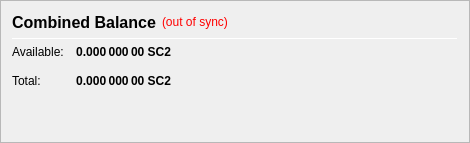
                   <widget class="QFrame" name="frame_CombinedBalances">
                    <property name="minimumSize">
                     <size>
                      <width>470</width>
                      <height>0</height>
                     </size>
                    </property>
                    <property name="frameShape">
                     <enum>QFrame::StyledPanel</enum>
                    </property>
                    <property name="frameShadow">
                     <enum>QFrame::Raised</enum>
                    </property>
                    <layout class="QVBoxLayout" name="verticalLayout_5">
                     <item>
                      <layout class="QHBoxLayout" name="horizontalLayout_5" stretch="0,0,0">
                       <item>
                        <widget class="QLabel" name="label_5z">
                         <property name="minimumSize">
                          <size>
                           <width>0</width>
                           <height>20</height>
                          </size>
                         </property>
                         <property name="font">
                          <font>
                           <pointsize>12</pointsize>
                           <weight>75</weight>
                           <bold>true</bold>
                          </font>
                         </property>
                         <property name="toolTip">
                          <string>Combined Balance (including unconfirmed and immature coins)</string>
                         </property>
                         <property name="text">
                          <string>Combined Balance</string>
                         </property>
                        </widget>
                       </item>
                       <item>
                        <widget class="QLabel" name="labelWalletStatus">
                         <property name="cursor">
                          <cursorShape>WhatsThisCursor</cursorShape>
                         </property>
                         <property name="toolTip">
                          <string>The displayed information may be out of date. Your wallet automatically synchronizes with the SecureCloud2 network after a connection is established, but this process has not completed yet.</string>
                         </property>
                         <property name="styleSheet">
                          <string notr="true">QLabel { color: red; }</string>
                         </property>
                         <property name="text">
                          <string notr="true">(out of sync)</string>
                         </property>
                         <property name="alignment">
                          <set>Qt::AlignLeading|Qt::AlignLeft|Qt::AlignVCenter</set>
                         </property>
                        </widget>
                       </item>
                       <item>
                        <spacer name="horizontalSpacer_1">
                         <property name="orientation">
                          <enum>Qt::Horizontal</enum>
                         </property>
                         <property name="sizeHint" stdset="0">
                          <size>
                           <width>40</width>
                           <height>20</height>
                          </size>
                         </property>
                        </spacer>
                       </item>
                      </layout>
                     </item>
                     <item>
                      <widget class="Line" name="line_CombinedBalance">
                       <property name="minimumSize">
                        <size>
                         <width>0</width>
                         <height>1</height>
                        </size>
                       </property>
                       <property name="maximumSize">
                        <size>
                         <width>16777215</width>
                         <height>1</height>
                        </size>
                       </property>
                       <property name="orientation">
                        <enum>Qt::Horizontal</enum>
                       </property>
                      </widget>
                     </item>
                     <item>
                      <layout class="QGridLayout" name="gridLayout_3">
                       <property name="spacing">
                        <number>12</number>
                       </property>
                       <item row="1" column="0">
                        <widget class="QLabel" name="labelBalanceTextz">
                         <property name="text">
                          <string>Available:</string>
                         </property>
                        </widget>
                       </item>
                       <item row="1" column="1">
                        <widget class="QLabel" name="labelBalancez">
                         <property name="font">
                          <font>
                           <weight>75</weight>
                           <bold>true</bold>
                          </font>
                         </property>
                         <property name="cursor">
                          <cursorShape>IBeamCursor</cursorShape>
                         </property>
                         <property name="toolTip">
                          <string>Your current spendable balance</string>
                         </property>
                         <property name="text">
                          <string notr="true">0.000 000 00 SC2</string>
                         </property>
                         <property name="alignment">
                          <set>Qt::AlignRight|Qt::AlignTrailing|Qt::AlignVCenter</set>
                         </property>
                         <property name="textInteractionFlags">
                          <set>Qt::LinksAccessibleByMouse|Qt::TextSelectableByKeyboard|Qt::TextSelectableByMouse</set>
                         </property>
                        </widget>
                       </item>
                       <item row="2" column="0">
                        <widget class="QLabel" name="labelTotalTextz">
                         <property name="text">
                          <string>Total:</string>
                         </property>
                        </widget>
                       </item>
                       <item row="2" column="1">
                        <widget class="QLabel" name="labelTotalz">
                         <property name="font">
                          <font>
                           <weight>75</weight>
                           <bold>true</bold>
                          </font>
                         </property>
                         <property name="cursor">
                          <cursorShape>IBeamCursor</cursorShape>
                         </property>
                         <property name="toolTip">
                          <string>Total Balance, including all unavailable coins.</string>
                         </property>
                         <property name="text">
                          <string notr="true">0.000 000 00 SC2</string>
                         </property>
                         <property name="alignment">
                          <set>Qt::AlignRight|Qt::AlignTrailing|Qt::AlignVCenter</set>
                         </property>
                         <property name="textInteractionFlags">
                          <set>Qt::LinksAccessibleByMouse|Qt::TextSelectableByKeyboard|Qt::TextSelectableByMouse</set>
                         </property>
                        </widget>
                       </item>
                       <item row="2" column="3">
                        <spacer name="horizontalSpacer_2">
                         <property name="orientation">
                          <enum>Qt::Horizontal</enum>
                         </property>
                         <property name="sizeHint" stdset="0">
                          <size>
                           <width>40</width>
                           <height>20</height>
                          </size>
                         </property>
                        </spacer>
                       </item>
                      </layout>
                     </item>
                     <item>
                      <spacer name="verticalSpacer_1">
                       <property name="orientation">
                        <enum>Qt::Vertical</enum>
                       </property>
                       <property name="sizeHint" stdset="0">
                        <size>
                         <width>20</width>
                         <height>40</height>
                        </size>
                       </property>
                      </spacer>
                     </item>
                    </layout>
                   </widget>
